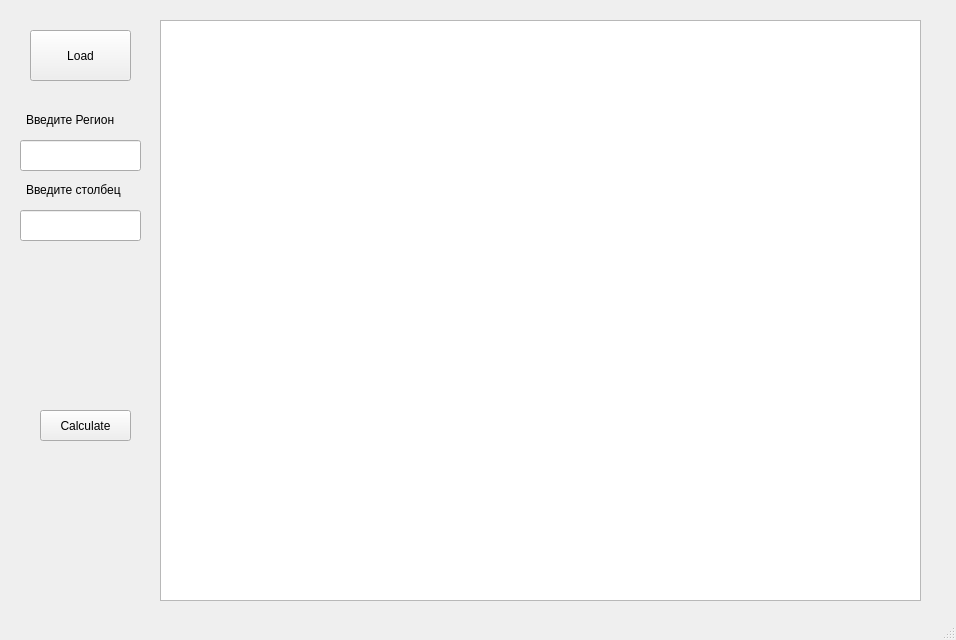
<?xml version="1.0" encoding="UTF-8"?>
<ui version="4.0">
 <class>MainWindow</class>
 <widget class="QMainWindow" name="MainWindow">
  <property name="geometry">
   <rect>
    <x>0</x>
    <y>0</y>
    <width>956</width>
    <height>640</height>
   </rect>
  </property>
  <property name="windowTitle">
   <string>MainWindow</string>
  </property>
  <widget class="QWidget" name="centralwidget">
   <widget class="QPushButton" name="calculate">
    <property name="geometry">
     <rect>
      <x>40</x>
      <y>410</y>
      <width>91</width>
      <height>31</height>
     </rect>
    </property>
    <property name="text">
     <string>Calculate</string>
    </property>
   </widget>
   <widget class="QLabel" name="metrics">
    <property name="geometry">
     <rect>
      <x>20</x>
      <y>280</y>
      <width>131</width>
      <height>111</height>
     </rect>
    </property>
    <property name="font">
     <font>
      <pointsize>8</pointsize>
     </font>
    </property>
    <property name="text">
     <string/>
    </property>
   </widget>
   <widget class="QLineEdit" name="region">
    <property name="geometry">
     <rect>
      <x>20</x>
      <y>140</y>
      <width>121</width>
      <height>31</height>
     </rect>
    </property>
   </widget>
   <widget class="QLineEdit" name="line_input">
    <property name="geometry">
     <rect>
      <x>20</x>
      <y>210</y>
      <width>121</width>
      <height>31</height>
     </rect>
    </property>
   </widget>
   <widget class="QPushButton" name="load">
    <property name="geometry">
     <rect>
      <x>30</x>
      <y>30</y>
      <width>101</width>
      <height>51</height>
     </rect>
    </property>
    <property name="text">
     <string>Load</string>
    </property>
   </widget>
   <widget class="QLabel" name="label">
    <property name="geometry">
     <rect>
      <x>26</x>
      <y>110</y>
      <width>101</width>
      <height>20</height>
     </rect>
    </property>
    <property name="text">
     <string>Введите Регион</string>
    </property>
   </widget>
   <widget class="QLabel" name="label_2">
    <property name="geometry">
     <rect>
      <x>26</x>
      <y>180</y>
      <width>101</width>
      <height>20</height>
     </rect>
    </property>
    <property name="text">
     <string>Введите столбец</string>
    </property>
   </widget>
   <widget class="QTableView" name="tableView">
    <property name="geometry">
     <rect>
      <x>160</x>
      <y>20</y>
      <width>761</width>
      <height>581</height>
     </rect>
    </property>
   </widget>
  </widget>
  <widget class="QMenuBar" name="menubar">
   <property name="geometry">
    <rect>
     <x>0</x>
     <y>0</y>
     <width>956</width>
     <height>20</height>
    </rect>
   </property>
  </widget>
  <widget class="QStatusBar" name="statusbar"/>
 </widget>
 <resources/>
 <connections/>
</ui>
